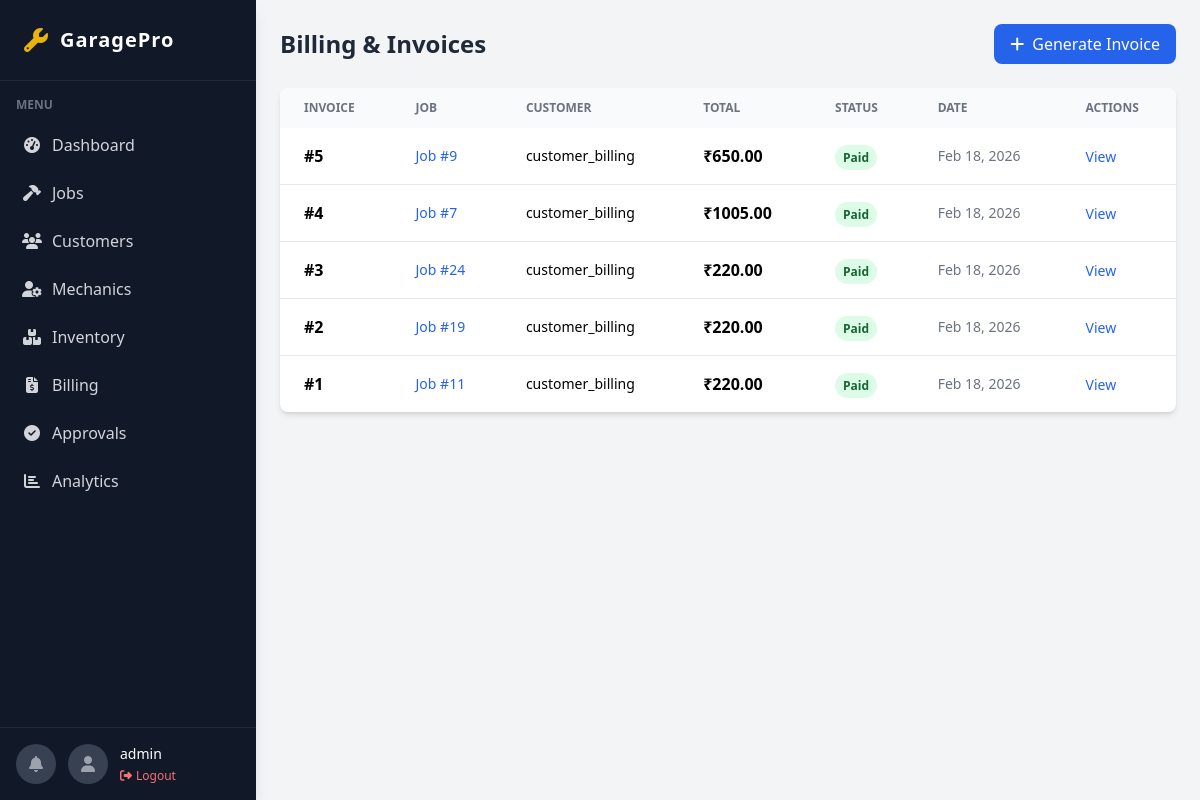
The page /admin-panel/billing/ (signed in) on the database its author committed.
### accounts/models.py (models this page shows, shortened)
class User(AbstractUser, TimeStampedModel):
    ROLE_CHOICES = [
        ('ADMIN', 'Admin'),
        ('MANAGER', 'Manager'),
        ('MECHANIC', 'Mechanic'),
        ('CUSTOMER', 'Customer'),
    ]
    role = models.CharField(max_length=20, choices=ROLE_CHOICES)
    phone = models.CharField(max_length=20, blank=True)

### billing/models.py (models this page shows)
class Invoice(TimeStampedModel):
    job = models.OneToOneField('jobs.ServiceJob', on_delete=models.CASCADE)
    labor_cost = models.DecimalField(max_digits=10, decimal_places=2)
    parts_cost = models.DecimalField(max_digits=10, decimal_places=2)
    tax = models.DecimalField(max_digits=10, decimal_places=2)
    discount = models.DecimalField(max_digits=10, decimal_places=2, default=0)
    total_amount = models.DecimalField(max_digits=10, decimal_places=2)
    is_paid = models.BooleanField(default=False)

### jobs/models.py (models this page shows, shortened)
class ServiceJob(TimeStampedModel, SoftDeleteModel):
    STATUS_CHOICES = [
        ('RECEIVED', 'Received'),
        ('DIAGNOSING', 'Diagnosing'),
        ('WAITING_APPROVAL', 'Waiting Approval'),
        ('IN_PROGRESS', 'In Progress'),
        ('COMPLETED', 'Completed'),
        ('DELIVERED', 'Delivered'),
        ('CANCELLED', 'Cancelled'),
    ]
    vehicle = models.ForeignKey('customers.Vehicle', on_delete=models.CASCADE, related_name="jobs")
    assigned_mechanic = models.ForeignKey(
        settings.AUTH_USER_MODEL,
        on_delete=models.SET_NULL,
        null=True,
        limit_choices_to={'role': 'MECHANIC'}
    )
    status = models.CharField(max_length=30, choices=STATUS_CHOICES, default='RECEIVED')
    problem_description = models.TextField()
    estimated_completion = models.DateTimeField(null=True, blank=True)
    priority = models.IntegerField(default=1)
    completed_at = models.DateTimeField(null=True, blank=True)
    delivered_at = models.DateTimeField(null=True, blank=True)
    VALID_TRANSITIONS = {
        'RECEIVED': ['DIAGNOSING', 'CANCELLED'],
    'DIAGNOSING': ['WAITING_APPROVAL', 'CANCELLED'],
    'WAITING_APPROVAL': ['IN_PROGRESS', 'CANCELLED'],
    'IN_PROGRESS': ['COMPLETED', 'CANCELLED', 'WAITING_APPROVAL'],
    'COMPLETED': ['DELIVERED'],
    'DELIVERED': [],
    'CANCELLED': [],
}

### customers/models.py (models this page shows, shortened)
class Vehicle(TimeStampedModel, SoftDeleteModel):
    customer = models.ForeignKey(Customer, on_delete=models.CASCADE, related_name="vehicles")
    registration_number = models.CharField(max_length=50, unique=True, db_index=True)
    make = models.CharField(max_length=100)
    model = models.CharField(max_length=100)
    year = models.IntegerField()
    vin = models.CharField(max_length=100, blank=True)

class Customer(TimeStampedModel, SoftDeleteModel):
    user = models.OneToOneField(settings.AUTH_USER_MODEL, on_delete=models.CASCADE)
    address = models.TextField()

### core/views.py (the view)
# urls.py: path('admin-panel/billing/', views.admin_billing_list, name='admin_billing_list'),
@admin_required
def admin_billing_list(request):
    invoices = Invoice.objects.select_related('job__vehicle__customer__user').order_by('-created_at')
    return render(request, 'admin_portal/billing_list.html', {'invoices': invoices})

### notifications/context_processors.py (called while the page is built)
def user_notifications(request):
    if request.user.is_authenticated:
        unread_count = request.user.notifications.filter(is_read=False).count()
        latest_notifications = request.user.notifications.all()[:5]
        return {
            'unread_notifications_count': unread_count,
            'latest_notifications': latest_notifications
        }
    return {}

### templates/admin_portal/billing_list.html (shortened to what this page needs)
{% extends 'base.html' %}
{% block content %}
<div class="mb-6 flex justify-between items-center">
    <h1 class="text-2xl font-bold text-gray-800">Billing & Invoices</h1>
    <a href="{% url 'admin_invoice_create' %}"
        class="bg-blue-600 text-white px-4 py-2 rounded-lg hover:bg-blue-700 transition"><i
            class="fas fa-plus mr-2"></i>Generate Invoice</a>
</div>
<div class="bg-white rounded-lg shadow-md overflow-hidden">
    <table class="w-full">
        <thead class="bg-gray-50">
            <tr class="text-left text-xs font-medium text-gray-500 uppercase">
                <th class="px-6 py-3">Invoice</th>
                <th class="px-6 py-3">Job</th>
                <th class="px-6 py-3">Customer</th>
                <th class="px-6 py-3">Total</th>
                <th class="px-6 py-3">Status</th>
                <th class="px-6 py-3">Date</th>
                <th class="px-6 py-3">Actions</th>
            </tr>
        </thead>
        <tbody class="divide-y">
            {% for inv in invoices %}
            <tr class="hover:bg-gray-50">
                <td class="px-6 py-4 font-bold">#{{ inv.id }}</td>
                <td class="px-6 py-4 text-sm"><a href="{% url 'admin_job_detail' inv.job.pk %}"
                        class="text-blue-600 hover:underline">Job #{{ inv.job.id }}</a></td>
                <td class="px-6 py-4 text-sm">{{ inv.job.vehicle.customer.user.username }}</td>
                <td class="px-6 py-4 font-bold">₹{{ inv.total_amount|floatformat:2 }}</td>
                <td class="px-6 py-4">{% if inv.is_paid %}<span
                        class="px-2 py-1 text-xs rounded-full bg-green-100 text-green-800 font-bold">Paid</span>{% else %}<span class="px-2 py-1 text-xs rounded-full bg-red-100 text-red-800 font-bold">Unpaid</span>{% endif %}</td>
                <td class="px-6 py-4 text-sm text-gray-500">{{ inv.created_at|date:"M d, Y" }}</td>
                <td class="px-6 py-4"><a href="{% url 'admin_invoice_detail' inv.pk %}"
                        class="text-blue-600 hover:underline text-sm">View</a></td>
            </tr>
            {% empty %}
            <tr>
                <td colspan="7" class="px-6 py-8 text-center text-gray-500">No invoices.</td>
            </tr>
            {% endfor %}
        </tbody>
    </table>
</div>
{% endblock %}

### templates/base.html (shortened to what this page needs)
<!DOCTYPE html>
<html lang="en">
<head>
    <script src="https://cdn.tailwindcss.com"></script>
    <link rel="stylesheet" href="https://cdnjs.cloudflare.com/ajax/libs/font-awesome/6.4.0/css/all.min.css">
</head>
<body class="bg-gray-100 font-sans leading-normal tracking-normal">
    <div class="flex h-screen overflow-hidden">
        <aside class="w-64 bg-gray-900 text-white hidden md:flex flex-col shadow-lg z-20">
            <div class="p-6 border-b border-gray-800">
                <a href="/" class="flex items-center gap-3">
                    <i class="fas fa-wrench text-yellow-500 text-2xl"></i>
                    <span class="text-xl font-bold tracking-wider">GaragePro</span>
                </a>
            </div>
            <nav class="flex-1 overflow-y-auto sidebar-scroll py-4">
                <div class="px-4 mb-2 text-xs text-gray-500 uppercase font-semibold">Menu</div>
                {% if user.role == 'ADMIN' or user.role == 'MANAGER' or user.is_superuser %}
                <a href="{% url 'admin_dashboard' %}"
                    class="flex items-center py-3 px-4 text-gray-300 hover:bg-gray-800 hover:text-white transition-colors duration-200 border-l-4 border-transparent hover:border-yellow-500">
                    <i class="fas fa-tachometer-alt w-6 text-center mr-2"></i> Dashboard
                </a>
                <a href="{% url 'admin_jobs_list' %}"
                    class="flex items-center py-3 px-4 text-gray-300 hover:bg-gray-800 hover:text-white transition-colors duration-200 border-l-4 border-transparent hover:border-yellow-500">
                    <i class="fas fa-hammer w-6 text-center mr-2"></i> Jobs
                </a>
                <a href="{% url 'admin_customers_list' %}"
                    class="flex items-center py-3 px-4 text-gray-300 hover:bg-gray-800 hover:text-white transition-colors duration-200 border-l-4 border-transparent hover:border-yellow-500">
                    <i class="fas fa-users w-6 text-center mr-2"></i> Customers
                </a>
                <a href="{% url 'admin_mechanics_list' %}"
                    class="flex items-center py-3 px-4 text-gray-300 hover:bg-gray-800 hover:text-white transition-colors duration-200 border-l-4 border-transparent hover:border-yellow-500">
                    <i class="fas fa-user-cog w-6 text-center mr-2"></i> Mechanics
                </a>
                <a href="{% url 'admin_inventory_list' %}"
                    class="flex items-center py-3 px-4 text-gray-300 hover:bg-gray-800 hover:text-white transition-colors duration-200 border-l-4 border-transparent hover:border-yellow-500">
                    <i class="fas fa-boxes w-6 text-center mr-2"></i> Inventory
                </a>
                <a href="{% url 'admin_billing_list' %}"
                    class="flex items-center py-3 px-4 text-gray-300 hover:bg-gray-800 hover:text-white transition-colors duration-200 border-l-4 border-transparent hover:border-yellow-500">
                    <i class="fas fa-file-invoice-dollar w-6 text-center mr-2"></i> Billing
                </a>
                <a href="{% url 'admin_approvals_list' %}"
                    class="flex items-center py-3 px-4 text-gray-300 hover:bg-gray-800 hover:text-white transition-colors duration-200 border-l-4 border-transparent hover:border-yellow-500">
                    <i class="fas fa-check-circle w-6 text-center mr-2"></i> Approvals
                </a>
                <a href="{% url 'admin_analytics' %}"
                    class="flex items-center py-3 px-4 text-gray-300 hover:bg-gray-800 hover:text-white transition-colors duration-200 border-l-4 border-transparent hover:border-yellow-500">
                    <i class="fas fa-chart-bar w-6 text-center mr-2"></i> Analytics
                </a>
                {% elif user.role == 'MECHANIC' %}
                <a href="{% url 'mechanic_jobs' %}"
                    class="flex items-center py-3 px-4 text-gray-300 hover:bg-gray-800 hover:text-white transition-colors duration-200 border-l-4 border-transparent hover:border-yellow-500">
                    <i class="fas fa-tasks w-6 text-center mr-2"></i> My Jobs
                </a>
                {% endif %}
            </nav>
            <div class="p-4 border-t border-gray-800">
                <div class="flex items-center gap-3">
                    <a href="{% url 'notification_list' %}"
                        class="relative w-10 h-10 rounded-full bg-gray-700 flex items-center justify-center hover:bg-gray-600 transition group p-0">
                        <i class="fas fa-bell text-gray-400 group-hover:text-white"></i>
                    </a>
                    <div class="w-10 h-10 rounded-full bg-gray-700 flex items-center justify-center">
                        <i class="fas fa-user text-gray-400"></i>
                    </div>
                    <div>
                        <div class="text-sm font-medium">{{ user.username|default:"User" }}</div>
                        <form method="post" action="{% url 'logout' %}" class="mt-1">
                            <button type="submit"
                                class="text-xs text-red-400 hover:text-red-300 flex items-center gap-1">
                                <i class="fas fa-sign-out-alt"></i> Logout
                            </button>
                        </form>
                    </div>
                </div>
            </div>
        </aside>
        <div class="flex-1 flex flex-col h-screen overflow-hidden">
            <main class="flex-1 overflow-x-hidden overflow-y-auto bg-gray-100 p-6">
                <div class="container mx-auto">
                    {% block content %}{% endblock %}
                </div>
            </main>
        </div>
    </div>
</body>
</html>

### rows shown on the page
User: username "admin"
Invoice: id "5", job.id "9", job.vehicle.customer.user.username "customer_billing", total_amount "650.00", is_paid "Paid", created_at "Feb 18, 2026"
Invoice: id "4", job.id "7", job.vehicle.customer.user.username "customer_billing", total_amount "1005.00", is_paid "Paid", created_at "Feb 18, 2026"
Invoice: id "3", job.id "24", job.vehicle.customer.user.username "customer_billing", total_amount "220.00", is_paid "Paid", created_at "Feb 18, 2026"
Invoice: id "2", job.id "19", job.vehicle.customer.user.username "customer_billing", total_amount "220.00", is_paid "Paid", created_at "Feb 18, 2026"
Invoice: id "1", job.id "11", job.vehicle.customer.user.username "customer_billing", total_amount "220.00", is_paid "Paid", created_at "Feb 18, 2026"
